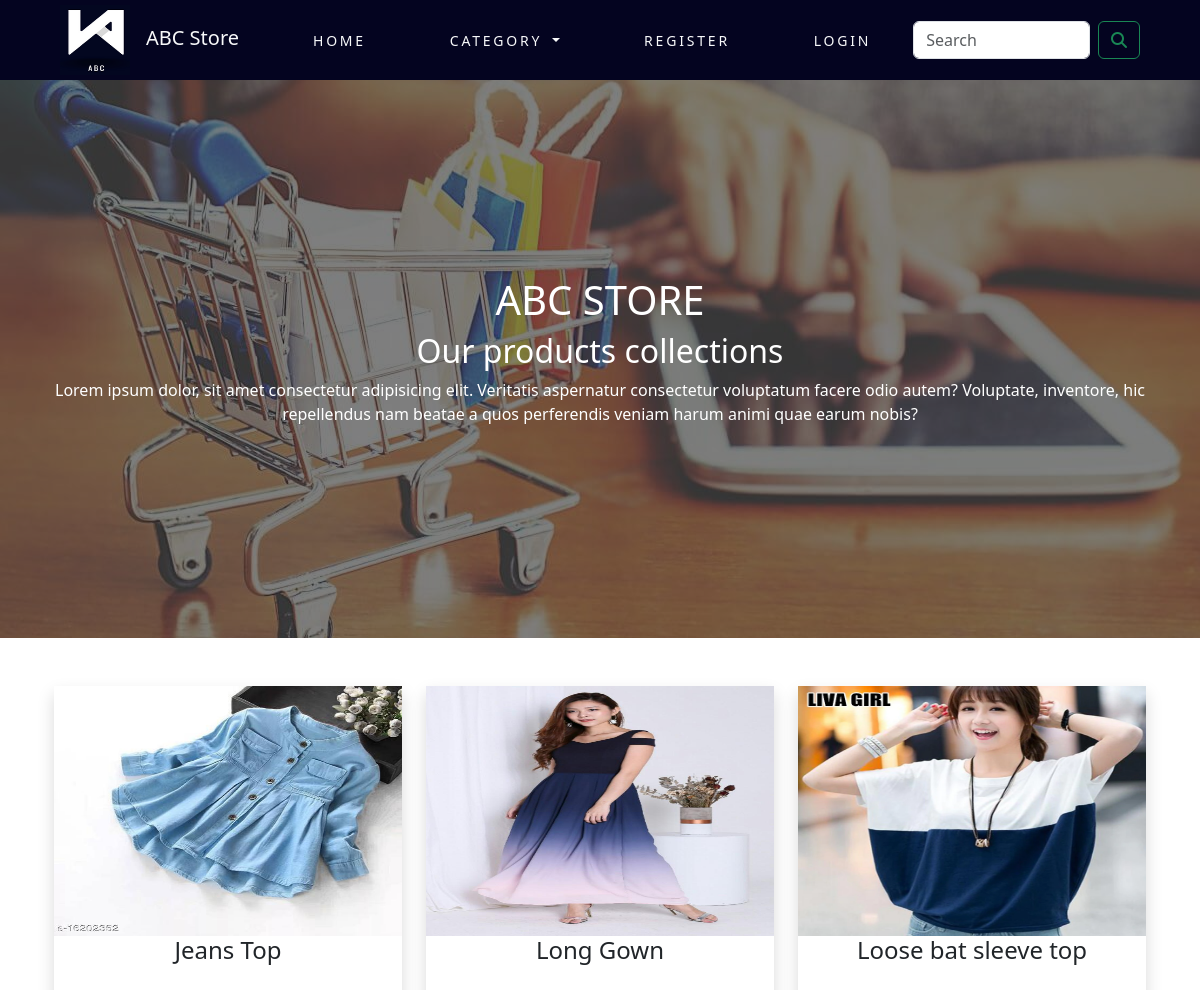
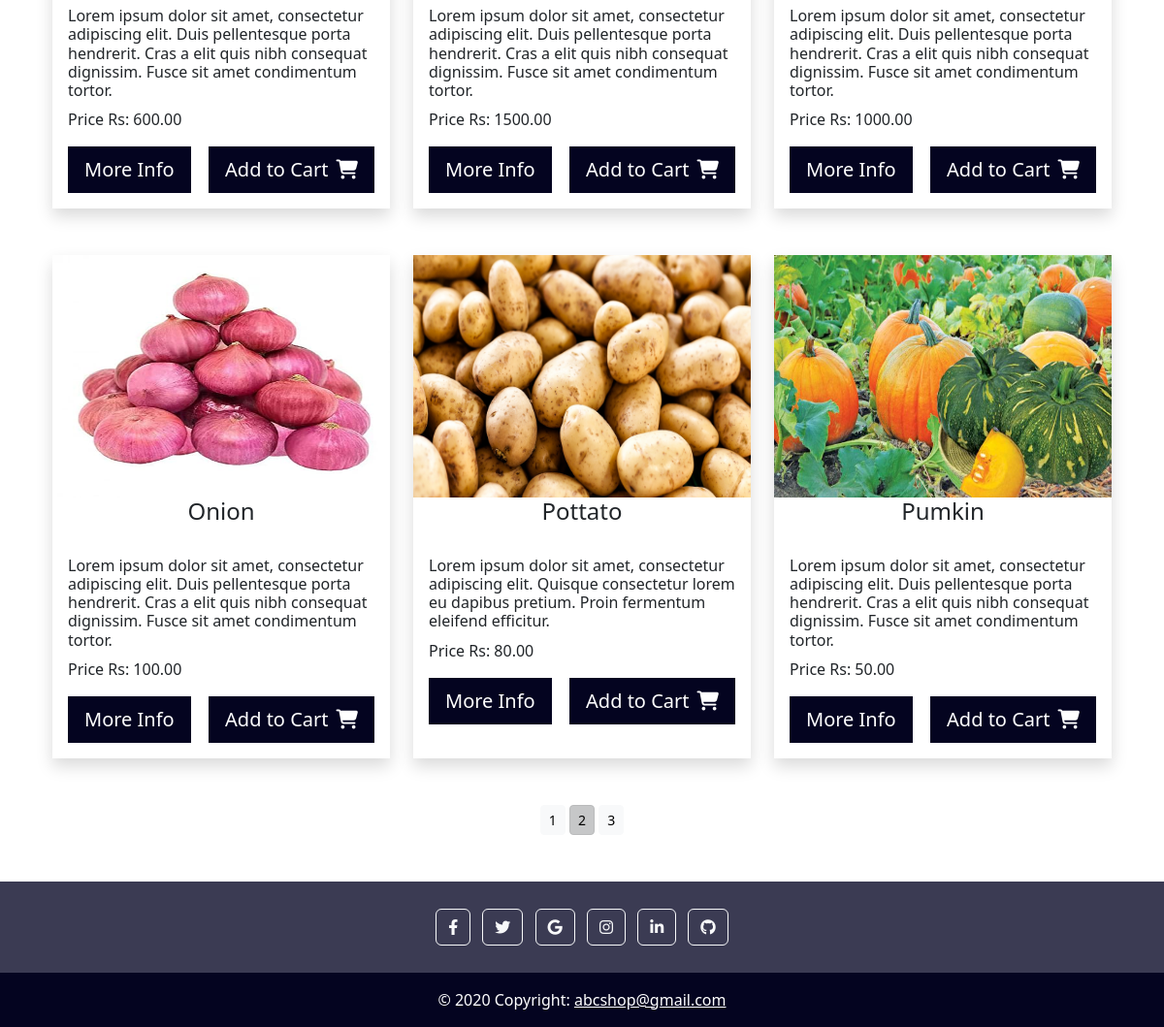
The app's page /shop/?page=2, older data (2 pictures, top to bottom).
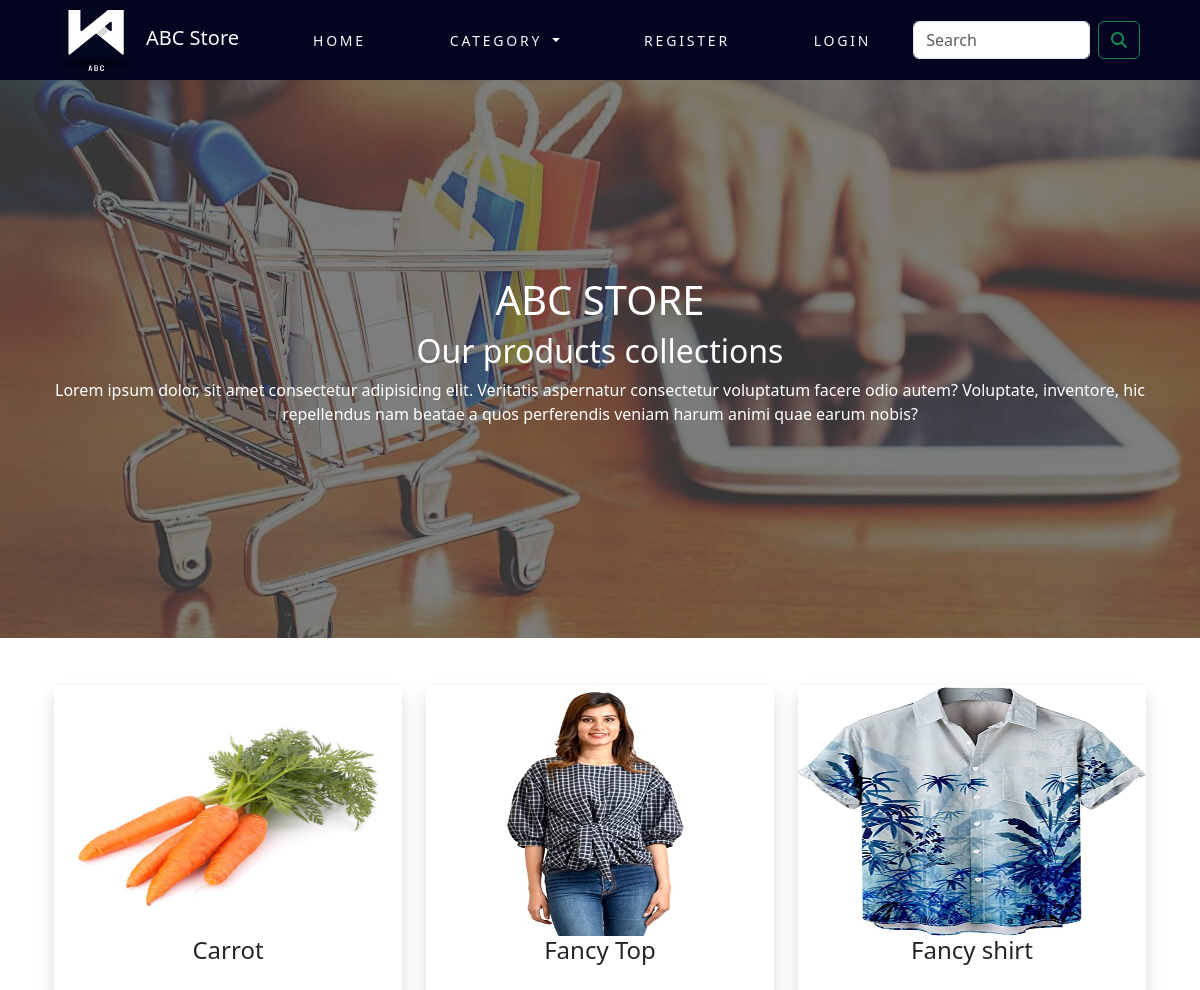
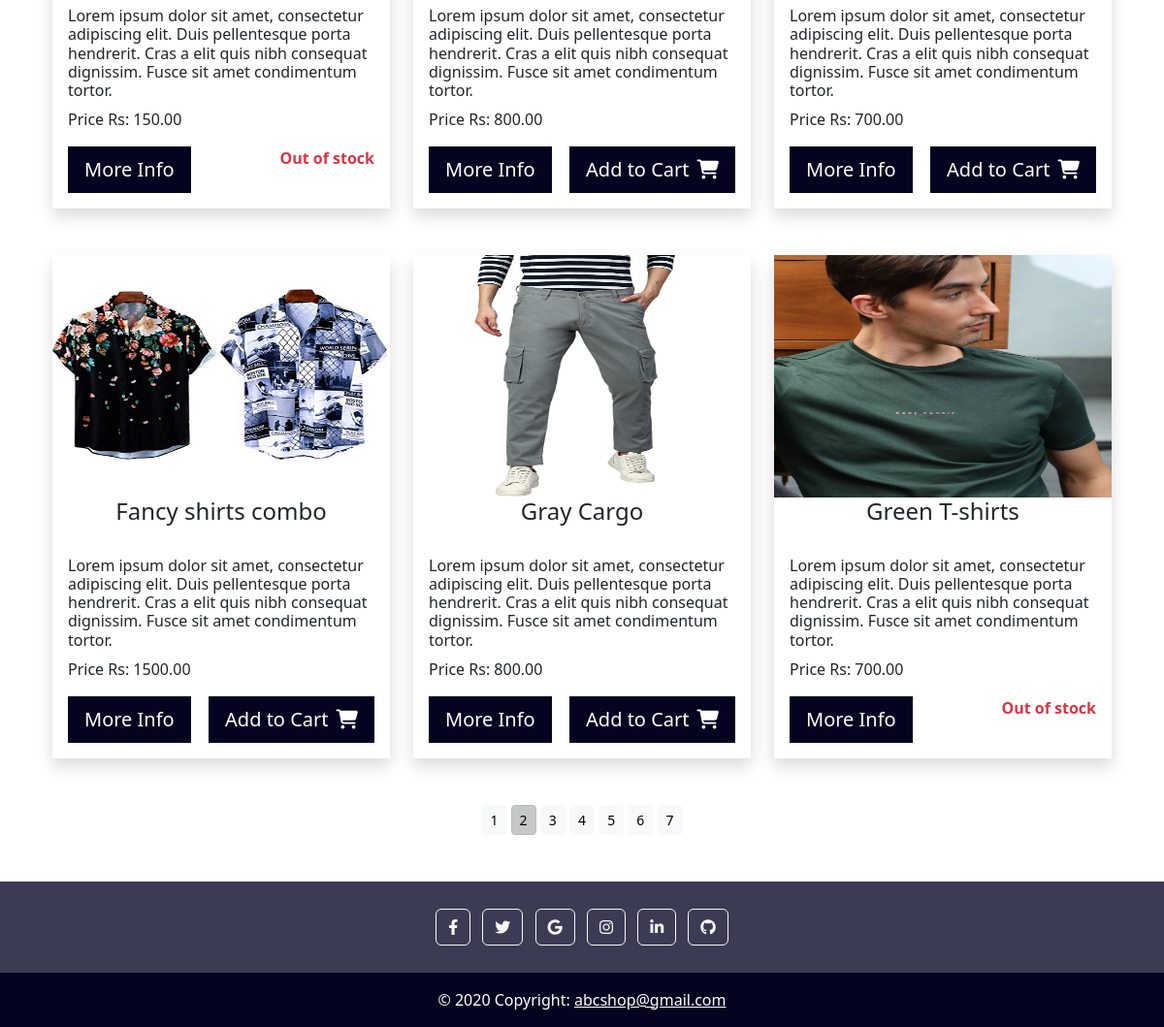
The same page, newer data (2 pictures, top to bottom).
### shop/models.py (models this page shows, shortened)
class Product(models.Model):
    name  = models.CharField(max_length=250,unique=True)
    slug = models.SlugField(max_length=250,unique=True)
    description = models.TextField(blank=True)
    price = models.DecimalField(max_digits=10,decimal_places=2)
    category = models.ForeignKey(Category,on_delete=models.CASCADE)
    image = models.ImageField(upload_to='product',blank=True)
    stock = models.IntegerField()
    available = models.BooleanField(default=True)
    created = models.DateField(auto_now_add=True)
    updated = models.DateField(auto_now=True)
    def get_url(self):
        return reverse("shop:proCatdetail",args=[self.category.slug,self.slug])
    class Meta:
        ordering = ('name',)
        verbose_name = 'product'
        verbose_name_plural = 'products'

### shop/views.py (the view)
# urls.py: path('', views.allProCat,name="allProCat"),
def allProCat(request,c_slug=None):
    c_page = None
    products_list = None
    if c_slug != None:
        c_page = get_object_or_404(Category,slug = c_slug)
        products_list = Product.objects.all().filter(category = c_page,available=True)
    else:
        products_list = Product.objects.all().filter(available = True)
    paginator = Paginator(products_list,6)
    try:
        page = int(request.GET.get('page','1'))
    except:
        page = 1
    try:
        products = paginator.page(page)
    except (EmptyPage,InvalidPage):
        products = paginator.page(paginator.num_pages)
    return render(request,"category.html",{'category':c_page,'products':products})

### cart/context_processors.py (called while the page is built)
def counter(request):
    item_count = 0
    if 'admin' in request.path:
        return {}
    else:
        try:
            cart = Cart.objects.filter(cart_id = _cart_id(request))
            car_items = CartItem.objects.all().filter(cart = cart[:1])
            for cat_item in car_items:
                item_count += cat_item.quantity
        except Cart.DoesNotExist:
            item_count = 0
    return dict(item_count = item_count)

### cart/views.py (called while the page is built)
def _cart_id(request):
    cart = request.session.session_key
    if not cart:
        cart = request.session.create()
    return cart

### shop/context_processors.py (called while the page is built)
def menu_links(request):
    links = Category.objects.all()
    return dict(links=links)

### shop/models.py (called while the page is built)
    def get_url(self):
        return reverse('shop:products_by_category',args=[self.slug])

### templates/category.html (shortened to what this page needs)
{% extends 'base.html' %}
{% load static %}
{% block content %}
<div class="container-fluid m-0 p-0">
    {% if category %}
    <div class="row p-0 m-0"
        style="background-image: url('{{category.image.url}}'); background-position: center;background-size: cover;background-repeat: no-repeat;">
        <div class="col-12 about-banner" style="padding: 196px 0px 100px 0px; background:rgba(0, 0, 0, 0.5) ;">
            <div class="title text-white text-center">
                <h1>{{category.name}}</h1>
                {% for product in products|slice:":1" %}
                <h5><a href="{% url 'shop:allProCat' %}" class="text-light" style="text-decoration: none;">Home</a> <i
                        class="fa-solid fa-greater-than text-white p-2 pt-3"></i> <a href="{{product.category.get_url}}"
                        class="text-light" style="text-decoration: none;">{{product.category}}</a></h5>
                {% endfor %}
            </div>
            <div class="text-center text-white">
                <p class="text-white">{{category.description}}</p>
            </div>
        </div>
    </div>
</div>
{% else %}
<div class="row p-0 m-0"
    style="background-image: url('/static/img/bannerOrginal.jpg'); background-position: center;background-size: cover;background-repeat: no-repeat;">
    <div class="col-12 about-banner" style="padding: 196px 0px 196px 0px; background:rgba(0, 0, 0, 0.5) ;">
        <div class="title text-white text-center">
            <h1>ABC STORE</h1>
            <h2>Our products collections</h2>
        </div>
        <div class="text-center text-white ps-5 pe-5">
            <p class="text-white">Lorem ipsum dolor, sit amet consectetur adipisicing elit. Veritatis aspernatur
                consectetur voluptatum facere odio
                autem? Voluptate, inventore, hic repellendus nam beatae a quos perferendis veniam harum animi quae earum
                nobis?</p>
        </div>
    </div>
</div>
{% endif %}
<div class="container pt-5 ">
    <div class="row p-0 m-0">
        {% for product in products %}
        <div class="col-12 col-sm-6 col-md-4 pb-5">
            <div class="card bg-transparent border-0 rounded-0 shadow h-100">
                <div class="card-img">
                    <a href="{{product.get_url}}"><img src="{{product.image.url}}" class="img-fluid w-100"
                            style="height:250px;" alt="{{product.name}}"></a>
                </div>
                <div class="card-title text-center">
                    <h4>{{product.name}}</h4>
                </div>
                <div class="card-body ">
                    <h6>{{product.description}}</h6>
                    <p>Price Rs: {{product.price}}</p>
                    <div class="d-flex justify-content-between">
                        <div>
                            <a class="btn btn-lg my_button text-white rounded-0" href="{{product.get_url}}">More Info</a>
                        </div>
                        <div>
                            {% if product.stock <= 0 %}
                            <p class="text-danger"><b>Out of stock</b></p>
                            {% else %}
                            <a href="{% url 'cart:add_cart' product.id %}" class="btn btn-lg my_button text-white rounded-0">Add to Cart<i class="fa-solid fa-cart-shopping text-white ps-2"></i></a>
                            {% endif %}
                        </div>
                    </div>
                </div>
            </div>
        </div>
        {% endfor %}
    </div>
</div>
<div class="container pb-5">
    <div class="row p-0 m-0">
        <div class="col-12">
            {% if products.paginator.num_pages > 1%}
            <div class="text-center">
                {% for pg in products.paginator.page_range %}
                <a href="?page={{pg}}"
                    class="btn btn-light btn-sm {% if products.number == pg %} active {% endif %} ">{{pg}}</a>
                {% endfor %}
            </div>
            {% endif %}
        </div>
    </div>
</div>
{% endblock content %}

Row changes from the older to the newer data that the page shows:
no longer on this page (row unchanged): Product: image (picture), name "Jeans Top", description "Lorem ipsum dolor sit amet, consectetur adipiscing elit. Duis pellentesque porta hendrerit. Cras a elit quis nibh consequat dignissim. Fusce sit amet condimentum tortor.", price "600.00", stock "Add to Cart"
no longer on this page (row unchanged): Product: image (picture), name "Long Gown", description "Lorem ipsum dolor sit amet, consectetur adipiscing elit. Duis pellentesque porta hendrerit. Cras a elit quis nibh consequat dignissim. Fusce sit amet condimentum tortor.", price "1500.00", stock "Add to Cart"
no longer on this page (row unchanged): Product: image (picture), name "Loose bat sleeve top", description "Lorem ipsum dolor sit amet, consectetur adipiscing elit. Duis pellentesque porta hendrerit. Cras a elit quis nibh consequat dignissim. Fusce sit amet condimentum tortor.", price "1000.00", stock "Add to Cart"
no longer on this page (row unchanged): Product: image (picture), name "Onion", description "Lorem ipsum dolor sit amet, consectetur adipiscing elit. Duis pellentesque porta hendrerit. Cras a elit quis nibh consequat dignissim. Fusce sit amet condimentum tortor.", price "100.00", stock "Add to Cart"
no longer on this page (row unchanged): Product: image (picture), name "Pottato", description "Lorem ipsum dolor sit amet, consectetur adipiscing elit. Quisque consectetur lorem eu dapibus pretium. Proin fermentum eleifend efficitur.", price "80.00", stock "Add to Cart"
no longer on this page (row edited): Product: image (picture), name "Pumkin", description "Lorem ipsum dolor sit amet, consectetur adipiscing elit. Duis pellentesque porta hendrerit. Cras a elit quis nibh consequat dignissim. Fusce sit amet condimentum tortor.", price "50.00", stock "Add to Cart"
now on this page (row unchanged): Product: image (picture), name "Carrot", description "Lorem ipsum dolor sit amet, consectetur adipiscing elit. Duis pellentesque porta hendrerit. Cras a elit quis nibh consequat dignissim. Fusce sit amet condimentum tortor.", price "150.00", stock "Out of stock"
now on this page (row unchanged): Product: image (picture), name "Fancy Top", description "Lorem ipsum dolor sit amet, consectetur adipiscing elit. Duis pellentesque porta hendrerit. Cras a elit quis nibh consequat dignissim. Fusce sit amet condimentum tortor.", price "800.00", stock "Add to Cart"
added Product: image (picture), name "Fancy shirt", description "Lorem ipsum dolor sit amet, consectetur adipiscing elit. Duis pellentesque porta hendrerit. Cras a elit quis nibh consequat dignissim. Fusce sit amet condimentum tortor.", price "700.00", stock "Add to Cart"
added Product: image (picture), name "Fancy shirts combo", description "Lorem ipsum dolor sit amet, consectetur adipiscing elit. Duis pellentesque porta hendrerit. Cras a elit quis nibh consequat dignissim. Fusce sit amet condimentum tortor.", price "1500.00", stock "Add to Cart"
added Product: image (picture), name "Gray Cargo", description "Lorem ipsum dolor sit amet, consectetur adipiscing elit. Duis pellentesque porta hendrerit. Cras a elit quis nibh consequat dignissim. Fusce sit amet condimentum tortor.", price "800.00", stock "Add to Cart"
added Product: image (picture), name "Green T-shirts", description "Lorem ipsum dolor sit amet, consectetur adipiscing elit. Duis pellentesque porta hendrerit. Cras a elit quis nibh consequat dignissim. Fusce sit amet condimentum tortor.", price "700.00", stock "Out of stock"
Text that changed along with them:
new list line: "4"
new list line: "5"
new list line: "6"
new list line: "7"
